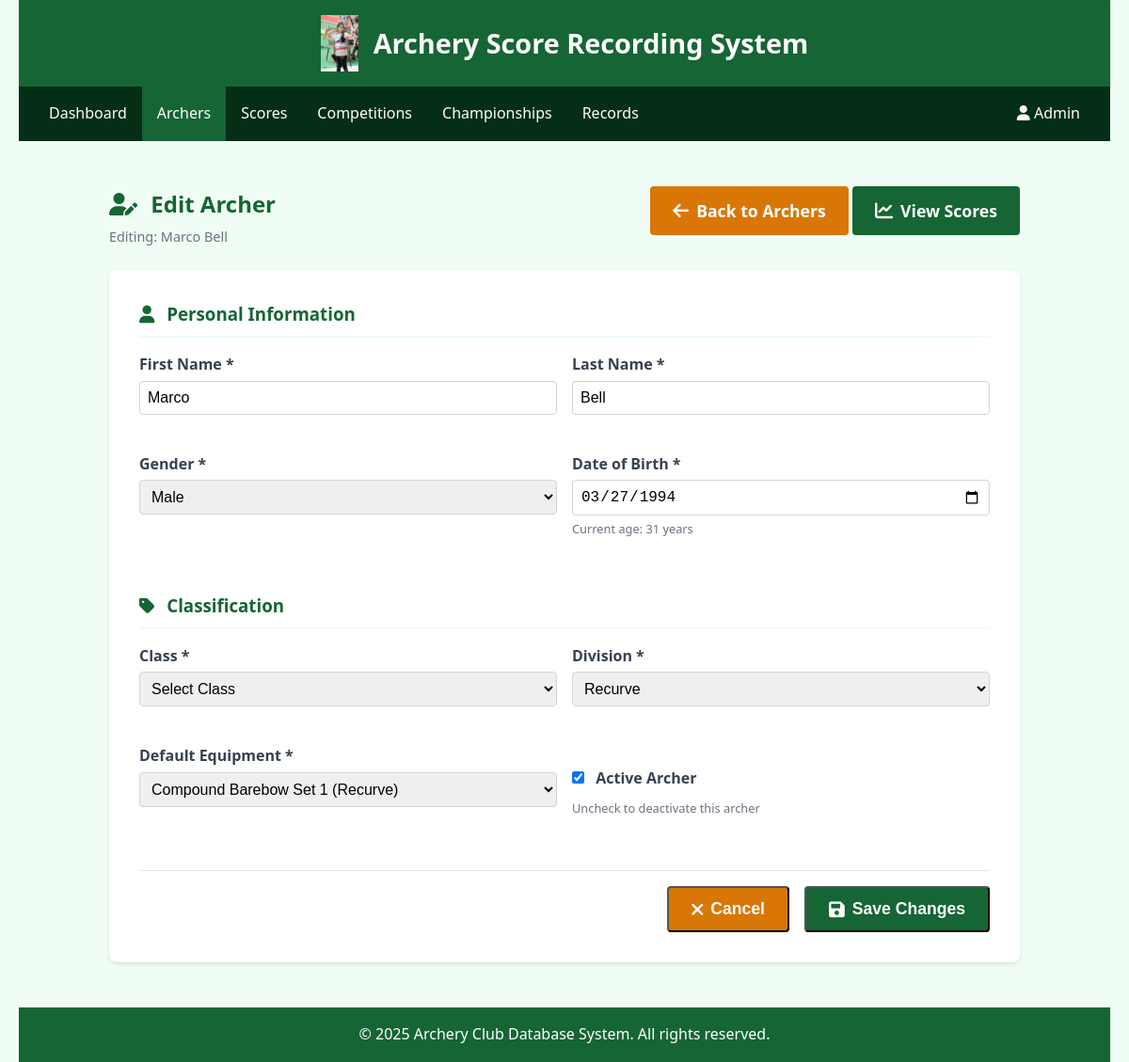
/recorder/edit_archer.php?id=73 (signed in), run on the app's committed database.
### tables this page shows
CREATE TABLE `RecorderTable` (
  `RecorderID` int(11) NOT NULL,
  `Username` varchar(50) NOT NULL,
  `Password` varchar(255) NOT NULL,
  `FirstName` varchar(50) NOT NULL,
  `LastName` varchar(50) NOT NULL,
  `Email` varchar(100) NOT NULL,
  `IsActive` tinyint(1) DEFAULT '1'
);

CREATE TABLE `ArcherTable` (
  `ArcherID` int(11) NOT NULL,
  `FirstName` varchar(50) NOT NULL,
  `LastName` varchar(50) NOT NULL,
  `Gender` enum('Male','Female') NOT NULL,
  `DOB` date NOT NULL,
  `ClassID` int(11) NOT NULL,
  `DefaultDivisionID` int(11) NOT NULL,
  `DefaultEquipmentID` int(11) NOT NULL,
  `IsActive` tinyint(1) DEFAULT '1'
);

CREATE TABLE `DivisionTable` (
  `DivisionID` int(11) NOT NULL,
  `DivisionName` varchar(100) NOT NULL,
  `Gender` varchar(6) DEFAULT NULL
);

CREATE TABLE `EquipmentTable` (
  `EquipmentID` int(11) NOT NULL,
  `EquipmentName` varchar(50) NOT NULL,
  `DivisionID` int(11) NOT NULL
);

### includes/settings.php (called while the page is built, shortened)
<?php
$host = "";
$user = "";
$pwd = "";
$sql_db = "";
function getDbConnection() {
    global $host, $user, $pwd, $sql_db;
    try {
        $conn = new mysqli($host, $user, $pwd, $sql_db);
        $conn->set_charset("utf8mb4");
        return $conn;
    } catch (Exception $e) {
        error_log("Database connection error: " . $e->getMessage());
        return false;
    }
}
function getCurrentRecorder() {
    $conn = getDbConnection();
    $recorder_id = $_SESSION['recorder_id'];
    $stmt = $conn->prepare("SELECT RecorderID, Username, FirstName, LastName, Email FROM RecorderTable WHERE RecorderID = ? AND IsActive = 1");
    $stmt->bind_param("i", $recorder_id);
    $stmt->execute();
    $result = $stmt->get_result();
    if ($result->num_rows === 1) {
        return $result->fetch_assoc();
    } else {
        session_unset();
        session_destroy();
        return null;
    }
}

### includes/db_functions.php (called while the page is built, shortened)
<?php
require_once 'settings.php';
function getArcherById($archerId) {
    $conn = getDbConnection();
    $stmt = $conn->prepare("SELECT a.*, c.ClassName, d.DivisionName, e.EquipmentName
                          FROM ArcherTable a
                          JOIN ClassTable c ON a.ClassID = c.ClassID
                          JOIN DivisionTable d ON a.DefaultDivisionID = d.DivisionID
                          JOIN EquipmentTable e ON a.DefaultEquipmentID = e.EquipmentID
                          WHERE a.ArcherID = ? AND a.IsActive = 1");
    $stmt->bind_param("i", $archerId);
    $stmt->execute();
    $result = $stmt->get_result();
    if ($result->num_rows === 1) {
        return $result->fetch_assoc();
    } else {
        return null;
    }
}
function getAllEquipment() {
    $conn = getDbConnection();
    $query = "SELECT e.EquipmentID, e.EquipmentName, d.DivisionName
              FROM EquipmentTable e
              JOIN DivisionTable d ON e.DivisionID = d.DivisionID
              ORDER BY e.EquipmentName";
    $result = $conn->query($query);
    $equipment = [];
    while ($row = $result->fetch_assoc()) {
        $equipment[] = $row;
    }
    return $equipment;
}
function getAllDivisions() {
    $conn = getDbConnection();
    $query = "SELECT * FROM DivisionTable ORDER BY DivisionName";
    $result = $conn->query($query);
    $divisions = [];
    while ($row = $result->fetch_assoc()) {
        $divisions[] = $row;
    }
    return $divisions;
}

### recorder/edit_archer.php (the view, shortened to what this page needs)
<?php
require_once '../includes/settings.php';
require_once '../includes/db_functions.php';
$recorder = getCurrentRecorder();
$archerId = isset($_GET['id']) ? intval($_GET['id']) : 0;
$archer = getArcherById($archerId);
$divisions = getAllDivisions();
$equipment = getAllEquipment();
function calculateAge($birthDate) {
    $today = new DateTime();
    $age = $today->diff(new DateTime($birthDate));
    return $age->y;
}
$archerAge = calculateAge($archer['DOB']);
?>
<!DOCTYPE html>
<html lang="en">
<head>
    <link rel="stylesheet" href="../css/main.css">
    <link rel="stylesheet" href="../css/navbar_recorder.css">
    <link rel="stylesheet" href="https://cdnjs.cloudflare.com/ajax/libs/font-awesome/6.0.0/css/all.min.css">
</head>
<body>
    <div class="container">
        <header>
            <div class="logo">
                <img src="../images/archery-logo.png" alt="Archery Club Logo" onerror="this.src='../images/default-logo.png'">
                <h1>Archery Score Recording System</h1>
            </div>
        </header>
        <div class="navbar">
            <div class="navbar-left">
                <a href="dashboard.php">Dashboard</a>
                <div class="dropdown">
                    <a href="#" class="dropdown-toggle active">Archers</a>
                </div>
                <div class="dropdown">
                    <a href="#" class="dropdown-toggle">Scores</a>
                </div>
                <div class="dropdown">
                    <a href="#" class="dropdown-toggle">Competitions</a>
                </div>
                <div class="dropdown">
                    <a href="#" class="dropdown-toggle">Championships</a>
                </div>
                <div class="dropdown">
                    <a href="#" class="dropdown-toggle">Records</a>
                </div>
            </div>
            <div class="navbar-right">
                <div class="dropdown">
                    <a href="#" class="dropdown-toggle">
                        <i class="fas fa-user"></i> <?php echo htmlspecialchars($recorder['FirstName']); ?>
                    </a>
                </div>
            </div>
        </div>
        <main>
            <div class="edit-archer-container">
                <div class="page-header">
                    <div>
                        <h2><i class="fas fa-user-edit"></i> Edit Archer</h2>
                        <p class="page-subtitle">Editing: <?php echo htmlspecialchars($archer['FirstName'] . ' ' . $archer['LastName']); ?></p>
                    </div>
                    <div class="action-buttons">
                        <a href="manage_archers.php" class="btn btn-secondary">
                            <i class="fas fa-arrow-left"></i> Back to Archers
                        </a>
                        <a href="view_archer_scores.php?id=<?php echo $archerId; ?>" class="btn btn-primary">
                            <i class="fas fa-chart-line"></i> View Scores
                        </a>
                    </div>
                </div>
                <div class="form-container">
                    <form method="POST" class="archer-form">
                        <div class="form-section">
                            <h3><i class="fas fa-user"></i> Personal Information</h3>
                            <div class="form-row">
                                <div class="form-group">
                                    <label for="first_name">First Name *</label>
                                    <input type="text" id="first_name" name="first_name" class="form-control"
                                           value="<?php echo htmlspecialchars($archer['FirstName']); ?>" required>
                                </div>
                                <div class="form-group">
                                    <label for="last_name">Last Name *</label>
                                    <input type="text" id="last_name" name="last_name" class="form-control"
                                           value="<?php echo htmlspecialchars($archer['LastName']); ?>" required>
                                </div>
                            </div>
                            <div class="form-row">
                                <div class="form-group">
                                    <label for="gender">Gender *</label>
                                    <select id="gender" name="gender" class="form-control" required>
                                        <option value="Male" <?php echo $archer['Gender'] === 'Male' ? 'selected' : ''; ?>>Male</option>
                                    </select>
                                </div>
                                <div class="form-group">
                                    <label for="dob">Date of Birth *</label>
                                    <input type="date" id="dob" name="dob" class="form-control"
                                           value="<?php echo $archer['DOB']; ?>" required>
                                    <small class="form-help">Current age: <?php echo $archerAge; ?> years</small>
                                </div>
                            </div>
                        </div>
                        <div class="form-section">
                            <h3><i class="fas fa-tag"></i> Classification</h3>
                            <div class="form-row">
                                <div class="form-group">
                                    <label for="class_id">Class *</label>
                                    <select id="class_id" name="class_id" class="form-control" required>
                                        <option value="">Select Class</option>
                                    </select>
                                </div>
                                <div class="form-group">
                                    <label for="division_id">Division *</label>
                                    <select id="division_id" name="division_id" class="form-control" required>
                                        <?php foreach ($divisions as $division): ?>
                                            <option value="<?php echo $division['DivisionID']; ?>"
                                                    <?php echo $division['DivisionID'] == $archer['DefaultDivisionID'] ? 'selected' : ''; ?>
                                                    data-gender="<?php echo $division['Gender']; ?>">
                                                <?php echo htmlspecialchars($division['DivisionName']); ?>
                                            </option>
                                        <?php endforeach; ?>
                                    </select>
                                </div>
                            </div>
                            <div class="form-row">
                                <div class="form-group">
                                    <label for="equipment_id">Default Equipment *</label>
                                    <select id="equipment_id" name="equipment_id" class="form-control" required>
                                        <?php foreach ($equipment as $equip): ?>
                                            <option value="<?php echo $equip['EquipmentID']; ?>"
                                                    <?php echo $equip['EquipmentID'] == $archer['DefaultEquipmentID'] ? 'selected' : ''; ?>
                                                    data-division="<?php echo $equip['DivisionName']; ?>">
                                                <?php echo htmlspecialchars($equip['EquipmentName']); ?>
                                                (<?php echo htmlspecialchars($equip['DivisionName']); ?>)
                                            </option>
                                        <?php endforeach; ?>
                                    </select>
                                </div>
                                <div class="form-group">
                                    <label for="is_active" class="checkbox-label">
                                        <input type="checkbox" id="is_active" name="is_active"
                                               <?php echo $archer['IsActive'] ? 'checked' : ''; ?>>
                                        Active Archer
                                    </label>
                                    <small class="form-help">Uncheck to deactivate this archer</small>
                                </div>
                            </div>
                        </div>
                        <div class="form-actions">
                            <button type="button" class="btn btn-secondary" onclick="window.location.href='manage_archers.php'">
                                <i class="fas fa-times"></i> Cancel
                            </button>
                            <button type="submit" class="btn btn-primary">
                                <i class="fas fa-save"></i> Save Changes
                            </button>
                        </div>
                    </form>
                </div>
            </div>
        </main>
        <footer>
            <p>&copy; 2025 Archery Club Database System. All rights reserved.</p>
        </footer>
    </div>
</body>
</html>

### css/main.css (style rules this page uses)
:root { --primary-color: #166534; --primary-light: #22c55e; --secondary-color: #d97706; --light-color: #f0fdf4; --dark-color: #052e16; --gray-color: #e5e7eb; --text-color: #1f2937; --error-color: #dc2626; --success-color: #16a34a; }
* { margin: 0; padding: 0; box-sizing: border-box; }
body { font-family: 'Segoe UI', Tahoma, Geneva, Verdana, sans-serif; line-height: 1.6; color: var(--text-color); background-color: var(--light-color); min-height: 100vh; display: flex; flex-direction: column; }
.container { width: 100%; max-width: 1200px; margin: 0 auto; padding: 0 20px; flex: 1; display: flex; flex-direction: column; }
header { background-color: var(--primary-color); color: white; padding: 1rem 0; box-shadow: 0 2px 4px rgba(0, 0, 0, 0.1); }
.logo { display: flex; align-items: center; justify-content: center; gap: 1rem; }
.logo img { height: 60px; width: auto; }
.logo h1 { font-size: 1.8rem; font-weight: 600; }
main { flex: 1; padding: 2rem 0; }
.btn { display: inline-flex; align-items: center; justify-content: center; padding: 0.75rem 1.5rem; font-size: 1.1rem; font-weight: 600; text-decoration: none; border-radius: 4px; cursor: pointer; transition: all 0.3s ease; }
.btn i { margin-right: 8px; font-size: 1.2rem; }
.btn-primary { background-color: var(--primary-color); color: white; }
.btn-secondary { background-color: var(--secondary-color); color: white; }
.form-group { margin-bottom: 1.5rem; }
.form-group label { display: block; margin-bottom: 0.5rem; font-weight: 500; }
.form-control { width: 100%; padding: 0.75rem; font-size: 1rem; border: 1px solid var(--gray-color); border-radius: 4px; transition: border-color 0.3s; }
footer { text-align: center; padding: 1rem 0; background-color: var(--primary-color); color: white; margin-top: auto; }

### css/navbar_recorder.css (style rules this page uses)
.navbar { background-color: var(--dark-color); display: flex; justify-content: space-between; padding: 0 1rem; color: white; }
.navbar-left, .navbar-right { display: flex; }
.navbar a { color: white; padding: 1rem; text-decoration: none; display: block; }
.navbar a:hover, .navbar a.active { background-color: var(--primary-color); }
.dropdown { position: relative; }

### recorder/edit_archer.php (style rules this page uses)
.edit-archer-container { padding: 1rem; max-width: 1000px; margin: 0 auto; }
.page-header { display: flex; justify-content: space-between; align-items: flex-start; margin-bottom: 1.5rem; }
.page-header h2 { color: var(--primary-color); margin: 0; }
.page-header h2 i { margin-right: 0.5rem; }
.page-subtitle { color: #6b7280; margin: 0.25rem 0 0 0; font-size: 0.9rem; }
.form-container { background-color: white; border-radius: 8px; padding: 2rem; box-shadow: 0 2px 4px rgba(0, 0, 0, 0.1); }
.form-section { margin-bottom: 2rem; }
.form-section h3 { color: var(--primary-color); margin: 0 0 1rem 0; padding-bottom: 0.5rem; border-bottom: 2px solid var(--light-color); }
.form-section h3 i { margin-right: 0.5rem; }
.form-row { display: grid; grid-template-columns: 1fr 1fr; gap: 1rem; margin-bottom: 1rem; }
.form-group { display: flex; flex-direction: column; }
.form-group label { font-weight: 600; margin-bottom: 0.25rem; color: #374151; }
.checkbox-label { flex-direction: row; align-items: center; margin-top: 1.5rem; }
.checkbox-label input { margin-right: 0.5rem; margin-bottom: 0; }
.form-control { padding: 0.5rem; border: 1px solid #d1d5db; border-radius: 4px; font-size: 1rem; }
.form-help { font-size: 0.8rem; color: #6b7280; margin-top: 0.25rem; }
.form-actions { display: flex; justify-content: flex-end; gap: 1rem; margin-top: 2rem; padding-top: 1rem; border-top: 1px solid var(--gray-color); }

### data on the page
recordertable: FirstName "Admin"
archertable: FirstName+LastName "Marco Bell", first_name "Marco", last_name "Bell", gender "Male", dob "03/27/1994", DOB "31", division_id "Recurve", equipment_id "Compound Barebow Set 1 (Recurve)", IsActive "☑"
